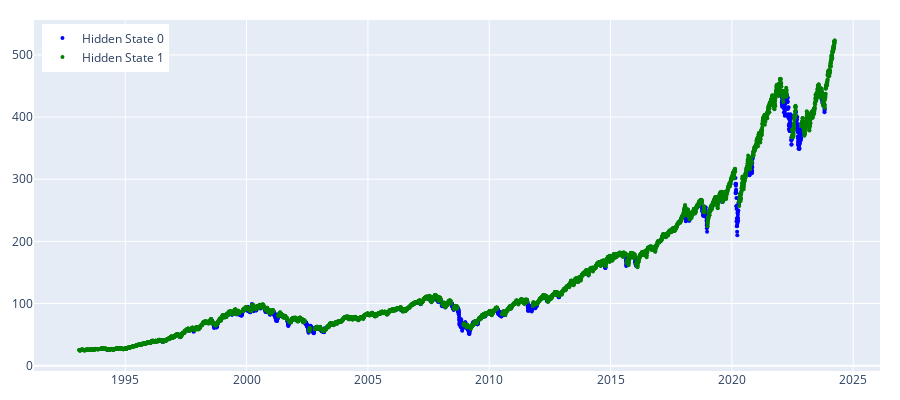

The notebook cell this image was saved under:
### Code cell
params = {'n_components':2, 'covariance_type':"full", 'random_state':100}

hmm_model = regime_detection.get_regimes_hmm(prices_array, params)
hmm_states = hmm_model.predict(prices_array)
plot_hidden_states(np.array(hmm_states), prices[['spx']])

### Figure 1 — Plotly figure (JSON) as saved in the notebook; plotly's stock layout.template omitted (floating-point values rounded to 4 significant figures; data arrays with more than 128 entries replaced by an {"elided": "..."} marker saying what was removed)
{"data": [{"marker": {"color": "blue", "size": 4}, "mode": "markers", "name": "Hidden State 0", "type": "scatter", "x": {"elided": "1186 str values"}, "y": {"elided": "1186 float values"}}, {"marker": {"color": "green", "size": 4}, "mode": "markers", "name": "Hidden State 1", "type": "scatter", "x": {"elided": "6654 str values"}, "y": {"elided": "6654 float values"}}], "layout": {"height": 400, "legend": {"x": 0.01, "xanchor": "left", "y": 0.99, "yanchor": "top"}, "margin": {"b": 20, "l": 20, "r": 20, "t": 20}, "width": 900}}
